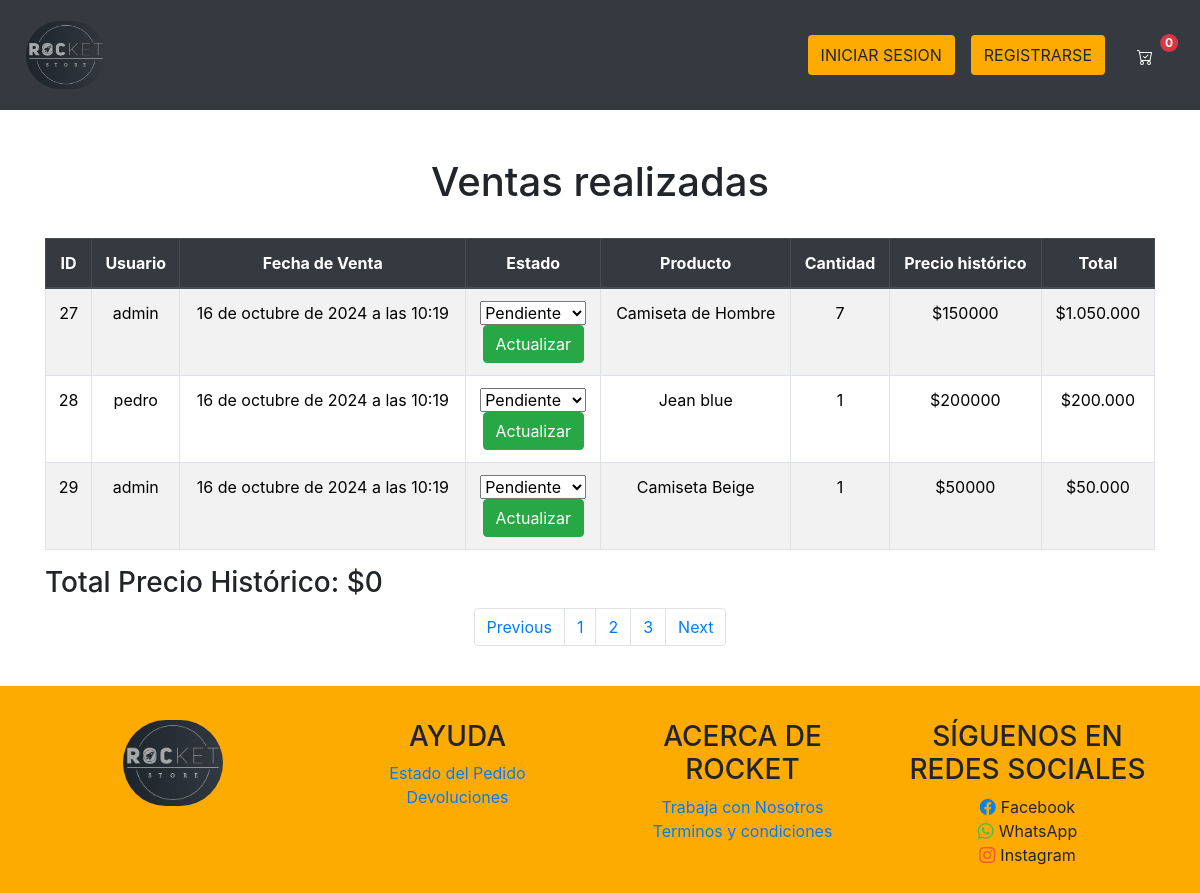
/ventas_ver/, run on an earlier commit of the app's database.
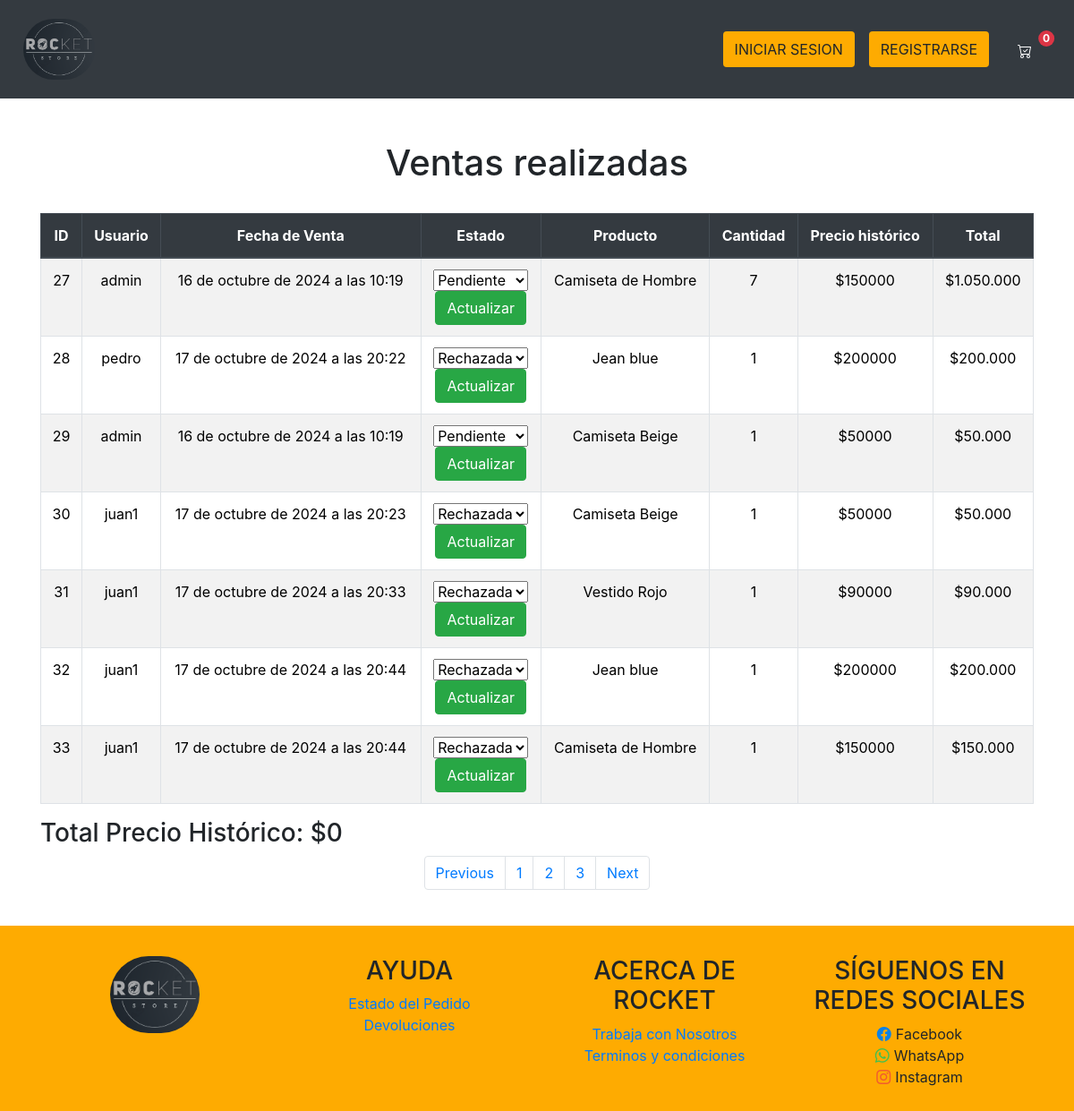
And on a later commit of the database.
### tienda/models.py (models this page shows, shortened)
class Venta(models.Model):
	fecha_venta = models.DateTimeField(auto_now=True)
	usuario = models.ForeignKey(Usuario, on_delete=models.DO_NOTHING)
	ESTADOS = (
		(1, 'Pendiente'),
		(2, 'Pagada'),
		(3, 'Rechazada'),
		(4, 'Enviado'),
	)
	estado = models.IntegerField(choices=ESTADOS, default=1)
	motivo_rechazo = models.TextField(blank=True, null=True)

class Usuario(AbstractUser):
	username = None
	nombre = models.CharField(max_length=254)
	email = models.EmailField(max_length=254, unique=True)
	image = models.ImageField(upload_to='edite_profile', null=True, blank=True)
	ROLES = (
		(1, "Administrador"),
		(2, "Despachador"),
		(3, "Cliente"),
	)
	rol = models.IntegerField(choices=ROLES, default=3)
	foto = models.ImageField(upload_to="fotos/", default="fotos/default.png", blank=True)
	token_recuperar = models.CharField(max_length=254, default="", blank=True, null=True)
	USERNAME_FIELD = "email"
	REQUIRED_FIELDS = ["nombre"]
	objects = CustomUserManager()
	def __str__(self):
		return self.nombre

class DetalleVenta(models.Model):
	venta = models.ForeignKey(Venta, on_delete=models.DO_NOTHING)
	producto = models.ForeignKey(Producto, on_delete=models.DO_NOTHING)
	cantidad = models.IntegerField()
	precio_historico = models.IntegerField()
	id_usuario = models.ForeignKey(Usuario, on_delete=models.DO_NOTHING)

class Producto(models.Model):
	nombre = models.CharField(max_length=254)
	informacion = models.CharField(max_length=254)
	precio = models.IntegerField()
	inventario = models.IntegerField()
	fecha_creacion = models.DateField()
	categoria = models.ForeignKey(CategoriaEtiqueta,on_delete=models.DO_NOTHING)
	foto = models.ImageField(upload_to="fotos_productos/", default="fotos_productos/default.png")

### tienda/views.py (the view)
# urls.py: path("ventas_ver/", views.ventas_ver, name="ventas_ver"),
def ventas_ver(request):
    usuarios = Usuario.objects.all()
    try:
        ventas = Venta.objects.all()
        ventas_con_detalles = []
        total_precio_historico = 0
        for venta in ventas:
            detalles = DetalleVenta.objects.filter(venta=venta)
            subtotal_venta = 0  # Para calcular el subtotal de cada venta
            for detalle in detalles:
                detalle.subtotal = detalle.precio_historico * detalle.cantidad
                detalle.save()
                if venta.estado in [2, 4]:  # 2: Pagada, 4: Enviado
                    subtotal_venta += detalle.subtotal
            if venta.estado in [2, 4]:
                total_precio_historico += subtotal_venta
            ventas_con_detalles.append({
                'venta': venta,
                'detalles': detalles,
                'usuario': venta.usuario  # Accede al usuario desde la venta
            })
        contexto = {
            'ventas_con_detalles': ventas_con_detalles,
            'total_precio_historico': total_precio_historico
        }
        return render(request, "tienda/ventas/ventas_ver.html", contexto)
    except Exception as e:
        messages.error(request, f"Ocurrió un error al recuperar las ventas: {e}")
        return render(request, "tienda/ventas/ventas_ver.html", {'ventas_con_detalles': [], 'total_precio_historico': 0, 'usuario': usuarios })

### tienda/templates/tienda/ventas/ventas_ver.html (shortened to what this page needs)
{% extends 'tienda/inicio/base.html' %}
{% load static %}
{% load humanize %}
{% block contenedor %}
<head>
    <link rel="stylesheet" href="https://stackpath.bootstrapcdn.com/bootstrap/4.5.2/css/bootstrap.min.css">
</head>
<div class="container mt-4">
    <br>
    <h1 class="titul" style="text-align: center;">Ventas realizadas</h1>
    <br>
    <table class="table table-striped table-bordered text-center">
        <thead class="thead-dark">
            <tr>
                <th>ID</th>
                <th>Usuario</th>
                <th>Fecha de Venta</th>
                <th>Estado</th>
                <th>Producto</th>
                <th>Cantidad</th>
                <th>Precio histórico</th>
                <th>Total</th>
            </tr>
        </thead>
        <tbody>
            {% for item in ventas_con_detalles %}
                {% for detalle in item.detalles %}
                    <tr>
                        {% if forloop.first %}
                            <td rowspan="{{ item.detalles.count }}">{{ item.venta.id }}</td>
                            <td rowspan="{{ item.detalles.count }}">{{ item.venta.usuario }}</td>
                            <td rowspan="{{ item.detalles.count }}">{{ item.venta.fecha_venta }}</td>
                            <td>
                                <form method="post" id="estadoForm{{ item.venta.id }}" action="{% url 'estado_venta' item.venta.id %}">
                                    <select name="estado" class="estado-select" data-venta-id="{{ item.venta.id }}">
                                        <option value="1" {% if item.venta.estado == 1 %}selected{% endif %}>Pendiente</option>
                                        <option value="3" {% if item.venta.estado == 3 %}selected{% endif %}>Rechazada</option>
                                    </select>
                                </form>
                                <button type="button" class="btn btn-success actualizar-btn" data-venta-id="{{ item.venta.id }}">
                                    Actualizar
                                </button>
                            </td>
                        {% endif %}
                        <td>{{ detalle.producto.nombre }}</td>
                        <td>{{ detalle.cantidad }}</td>
                        <td>${{ detalle.precio_historico }}</td>
                        <td>${{ detalle.subtotal|floatformat:0|intcomma }}</td>
                    </tr>
                {% endfor %}
            {% endfor %}
        </tbody>
    </table>
    <div class="mt-3">
        <h3>Total Precio Histórico: ${{ total_precio_historico|floatformat:0|intcomma }}</h3>
    </div>
    <nav aria-label="Page navigation example">
        <ul class="pagination justify-content-center">
            <li class="page-item"><a class="page-link" href="#">Previous</a></li>
            <li class="page-item"><a class="page-link" href="#">1</a></li>
            <li class="page-item"><a class="page-link" href="#">2</a></li>
            <li class="page-item"><a class="page-link" href="#">3</a></li>
            <li class="page-item"><a class="page-link" href="#">Next</a></li>
        </ul>
    </nav>
</div>
{% endblock %}

### tienda/templates/tienda/inicio/base.html (shortened to what this page needs)
{% load static %}
<!doctype html>
<html lang="en">
<head>
    <link rel="stylesheet" href="{% static 'tienda/css/bootstrap.min.css' %}" />
    <link rel="stylesheet" href="{% static 'tienda/css/base.css' %}" />
    <link rel="stylesheet" href="{% static 'tienda/css/login.css' %}" />
    <link rel="stylesheet" href="{% static 'tienda/css/iniciarSesion.css' %}" />
    <link rel="stylesheet" href="{% static 'tienda/css/registrarse.css' %}" />
    <link rel="stylesheet" href="{% static 'tienda/css/cambioClave.css' %}" />
    <link rel="stylesheet" href="{% static 'tienda/css/main.css' %}">
    <link rel="stylesheet" href="https://cdn.jsdelivr.net/npm/bootstrap-icons@1.5.0/font/bootstrap-icons.css">
</head>
<body>
    <nav style="height:110px;" class="navbar navbar-expand-lg bg-dark navbar-dark">
        <a href="{% url 'inicio' %}">
            <img src="{% static 'tienda/img/icono.png' %}" alt="Logo" style="width:100px; padding:10px" class="rounded-pill">
        </a>
        <div class="container-fluid">
            {% if not request.session.logueo %}
                <div class="d-flex gap-3">
                    <button style="background-color: #feab01" class="btn" data-bs-toggle="modal" data-bs-target="#iniciarSesion" type="button">
                        INICIAR SESION
                    </button>
                    <button style="background-color: #feab01" class="btn" data-bs-toggle="modal" data-bs-target="#registrar">
                        REGISTRARSE
                    </button>
                    <li class="nav-item d-flex">
                        <a class="nav-link position-relative" href="javascript:ver_carrito(`{% url 'ver_carrito' %}`);">
                            <span class="position-absolute top-20 start-100 translate-middle badge rounded-pill bg-danger" id="items_carrito">
                                {{ items_carrito|default:"0" }}
                            </span>
                        </a>
                    </li>
                </div>
            {% endif %}
        </div>
    </nav>
    {% block contenedor %}
    {% endblock %}
    <br>
    <footer>
        <br>
        <div class="container">
            <div class="row">
                <div class="col">
                    <img src="{% static 'tienda/img/icono.png' %}" alt="Avatar Logo" style="width: 100px" class="rounded-pill" />
                </div>
                <div class="col">
                    <h3>AYUDA</h3>
                    <ul style="list-style: none; padding: 0;">
                        <li><a href="{% url 'lista_pedidos' %}">Estado del Pedido</a></li>
                        <li><a href="{% url 'devoluciones' %}">Devoluciones</a></li>
                    </ul>
                </div>
                <div class="col">
                    <h3>ACERCA DE ROCKET</h3>
                    <ul style="list-style: none; padding: 0;">
                        <li><a href="{% url 'trabaja_nosotros' %}">Trabaja con Nosotros</a></li>
                        <li><a href="{% url 'term_y_cond' %}">Terminos y condiciones</a></li>
                    </ul>
                </div>
                <div class="col">
                    <h3 style="text-align: center;">SÍGUENOS EN REDES SOCIALES</h3>
                    <ul style="list-style: none; padding: 0; text-align: center;">
                        <li style="display: flex; justify-content: center; align-items: center;">
                            <a style="color: #0b82e7; margin-right: 5px;" href="#"><i class="bi bi-facebook"></i></a>Facebook
                        </li>
                        <li style="display: flex; justify-content: center; align-items: center;">
                            <a style="color: #41c051; margin-right: 5px;" href="#"><i class="bi bi-whatsapp"></i></a>WhatsApp
                        </li>
                        <li style="display: flex; justify-content: center; align-items: center;">
                            <a style="color: #f15b30; margin-right: 5px;" href="#"><i class="bi bi-instagram"></i></a>Instagram
                        </li>
                    </ul>
                </div>
            </div>
        </div>
    </footer>
</body>
</html>

### tienda/static/tienda/css/base.css (style rules this page uses)
body { display: flex; flex-direction: column; min-height: 100vh; }
footer { margin-top: auto; background-color: #feab01; text-align: center; padding: 10px 0; }

What changed in the data, as far as the page shows it:
changed Venta "pedro": venta.fecha_venta "16 de octubre de 2024 a las 10:19" → "17 de octubre de 2024 a las 20:22"
computed for DetalleVenta (number 2 of 7 on the later page): estado "Pendiente" → "Rechazada"
added Venta: venta.id "30", venta.usuario "juan1", venta.fecha_venta "17 de octubre de 2024 a las 20:23"
added DetalleVenta: estado "Rechazada", producto.nombre "Camiseta Beige", cantidad "1", precio_historico "50000", subtotal "50.000"
added Venta: venta.id "31", venta.usuario "juan1", venta.fecha_venta "17 de octubre de 2024 a las 20:33"
added DetalleVenta: estado "Rechazada", producto.nombre "Vestido Rojo", cantidad "1", precio_historico "90000", subtotal "90.000"
added Venta: venta.id "32", venta.usuario "juan1", venta.fecha_venta "17 de octubre de 2024 a las 20:44"
added DetalleVenta: estado "Rechazada", producto.nombre "Jean blue", cantidad "1", precio_historico "200000", subtotal "200.000"
added Venta: venta.id "33", venta.usuario "juan1", venta.fecha_venta "17 de octubre de 2024 a las 20:44"
added DetalleVenta: estado "Rechazada", producto.nombre "Camiseta de Hombre", cantidad "1", precio_historico "150000", subtotal "150.000"
